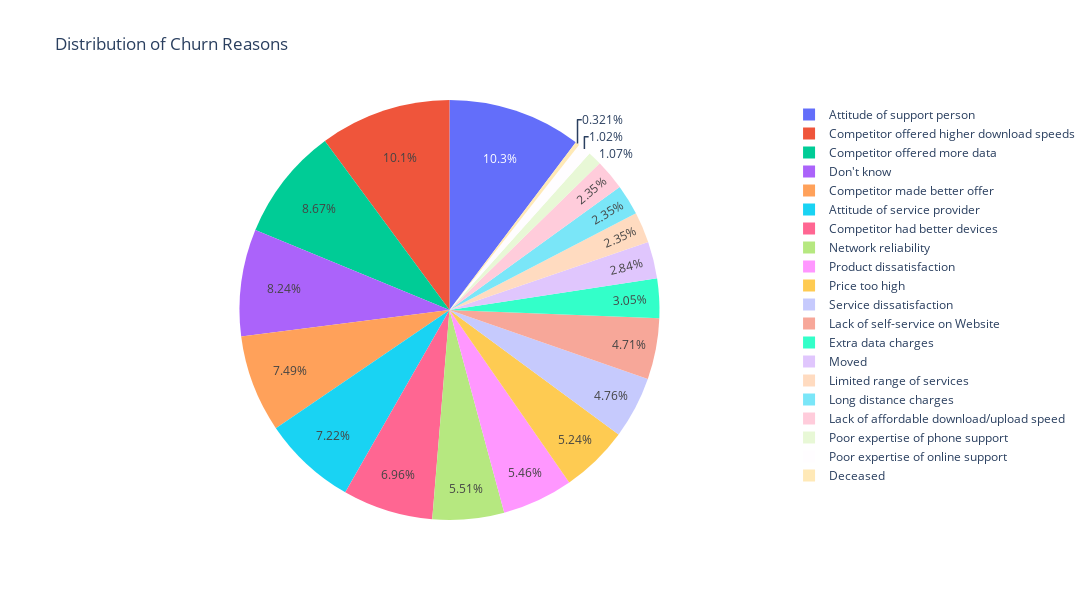

Source (notebook cell):
### Code cell
reason_counts = df['Churn Reason'].value_counts().reset_index()
reason_counts.columns = ['Churn Reason', 'Count']
fig = px.pie(reason_counts, values='Count', names='Churn Reason', title='Distribution of Churn Reasons',
             width=1400, height=600)
fig.show()

### Figure 1 — Plotly figure (JSON) as saved in the notebook; plotly's stock layout.template omitted (floating-point values rounded to 4 significant figures)
{"data": [{"domain": {"x": [0, 1], "y": [0, 1]}, "hovertemplate": "Churn Reason=%{label}<br>Count=%{value}<extra></extra>", "labels": ["Attitude of support person", "Competitor offered higher download speeds", "Competitor offered more data", "Don't know", "Competitor made better offer", "Attitude of service provider", "Competitor had better devices", "Network reliability", "Product dissatisfaction", "Price too high", "Service dissatisfaction", "Lack of self-service on Website", "Extra data charges", "Moved", "Limited range of services", "Long distance charges", "Lack of affordable download/upload speed", "Poor expertise of phone support", "Poor expertise of online support", "Deceased"], "legendgroup": "", "name": "", "showlegend": true, "type": "pie", "values": [192, 189, 162, 154, 140, 135, 130, 103, 102, 98, 89, 88, 57, 53, 44, 44, 44, 20, 19, 6]}], "layout": {"height": 600, "legend": {"tracegroupgap": 0}, "title": {"text": "Distribution of Churn Reasons"}, "width": 1400}}
